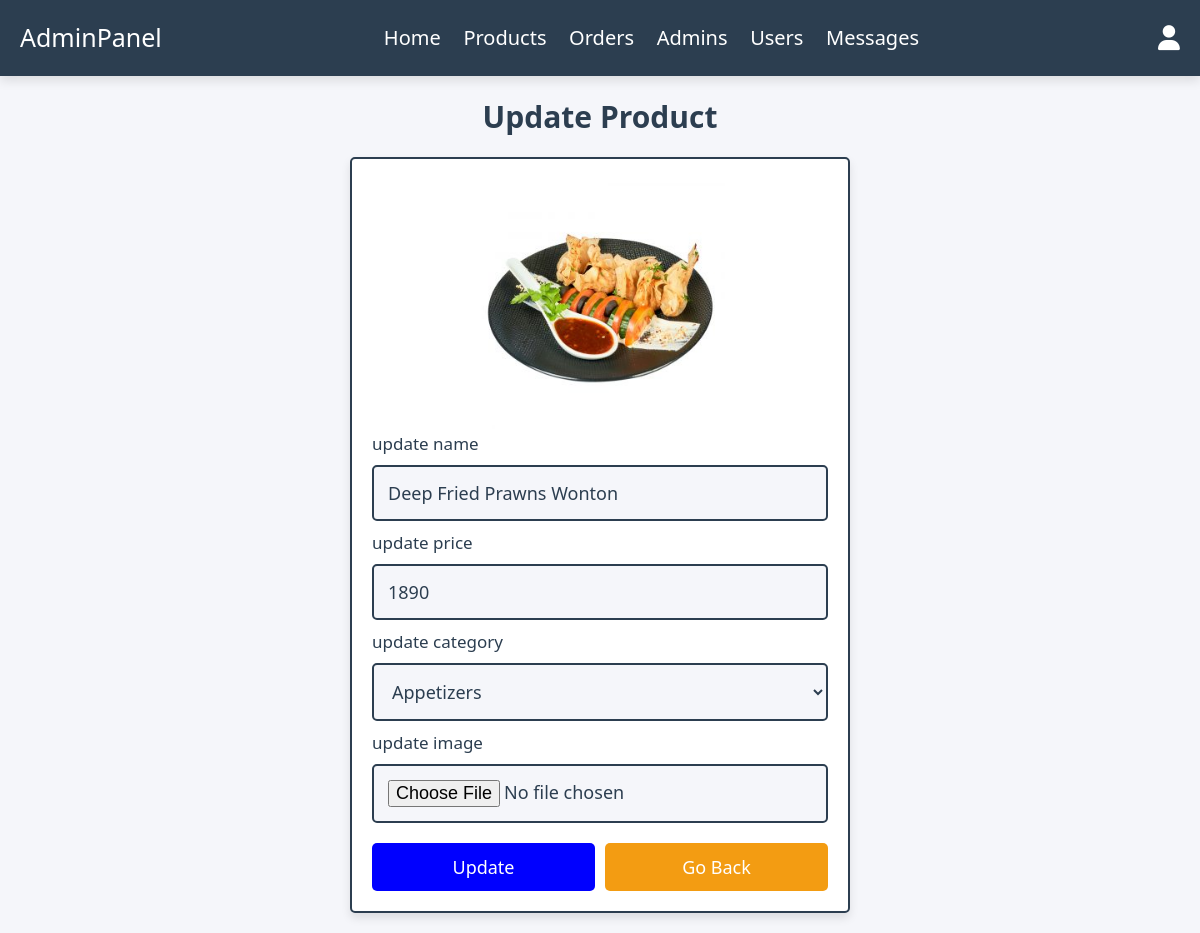
/admin/update_product.php?update=23 (signed in), run on the app's committed database.
### tables this page shows
CREATE TABLE `products` (
  `id` int(100) NOT NULL,
  `name` varchar(100) NOT NULL,
  `category` varchar(100) NOT NULL,
  `price` int(10) NOT NULL,
  `image` varchar(100) NOT NULL
);

### admin/update_product.php (the view, shortened to what this page needs)
<?php
include '../components/connect.php';
?>
<!DOCTYPE html>
<html lang="en">
<head>
   <link rel="stylesheet" href="https://cdnjs.cloudflare.com/ajax/libs/font-awesome/6.1.1/css/all.min.css">
   <link rel="stylesheet" href="../css/admin_style.css">
</head>
<body>
<?php include '../components/admin_header.php' ?>
<section class="update-product">
   <h1 class="heading">update product</h1>
   <?php
      $update_id = $_GET['update'];
      $show_products = $conn->prepare("SELECT * FROM `products` WHERE id = ?");
      $show_products->execute([$update_id]);
      if($show_products->rowCount() > 0){
         while($fetch_products = $show_products->fetch(PDO::FETCH_ASSOC)){
   ?>
   <form action="" method="POST" enctype="multipart/form-data">
      <img src="../uploaded_img/<?= $fetch_products['image']; ?>" alt="">
      <span>update name</span>
      <input type="text" required placeholder="enter product name" name="name" maxlength="100" class="box" value="<?= $fetch_products['name']; ?>">
      <span>update price</span>
      <input type="number" min="0" max="9999999999" required placeholder="enter product price" name="price" onkeypress="if(this.value.length == 10) return false;" class="box" value="<?= $fetch_products['price']; ?>">
      <span>update category</span>
      <select name="category" class="box" required>
         <option selected value="<?= $fetch_products['category']; ?>"><?= $fetch_products['category']; ?></option>
      </select>
      <span>update image</span>
      <input type="file" name="image" class="box" accept="image/jpg, image/jpeg, image/png, image/webp">
      <div class="flex-btn">
         <input type="submit" value="update" class="btn" name="update">
         <a href="products.php" class="option-btn">go back</a>
      </div>
   </form>
   <?php
         }
      }else{
         echo '<p class="empty">no products added yet!</p>';
      }
   ?>
</section>
</body>
</html>

### css/admin_style.css (style rules this page uses)
:root { --main-color: #27ae60; --red: #e74c3c; --orange: #f39c12; --black: #2c3e50; --white: #fff; --light-bg: #f5f6fa; --light-color: #999; --border: .2rem solid var(--black); --box-shadow: 0 .5rem 1rem rgba(0,0,0,.1); }
* { Font-family: Calibri, Candara, Segoe, Segoe UI, Optima, Arial, sans-serif; margin:0; padding:0; box-sizing: border-box; text-decoration: none; outline: none; border:none; }
html { font-size: 62.5%; overflow-x: hidden; }
body { background-color: var(--light-bg); }
section { max-width: 2200px; margin:0 auto; padding:2rem; }
.btn, .delete-btn, .option-btn { display: block; margin-top: 1rem; border-radius: .5rem; cursor: pointer; width: 100%; font-size: 1.8rem; color:var(--white); padding:1.2rem 3rem; text-transform: capitalize; text-align: center; }
.btn { background-color:blue; }
.option-btn { background-color: var(--orange); }
.flex-btn { display: flex; gap:1rem; }
.heading { text-align: center; margin-bottom: 2rem; text-transform: capitalize; color:var(--black); font-size: 3rem; }
.update-product form { margin:0 auto; max-width: 50rem; background-color: var(--white); border-radius: .5rem; box-shadow: var(--box-shadow); border:var(--border); padding:2rem; }
.update-product form img { height: 25rem; width: 100%; object-fit: contain; }
.update-product form .box { background-color: var(--light-bg); border:var(--border); width: 100%; padding:1.4rem; font-size: 1.8rem; color:var(--black); border-radius: .5rem; margin: 1rem 0; }
.update-product form span { font-size: 1.7rem; color:var(--black); }

### data on the page
products: image (picture), name "Deep Fried Prawns Wonton", price "1890", category "Appetizers"
